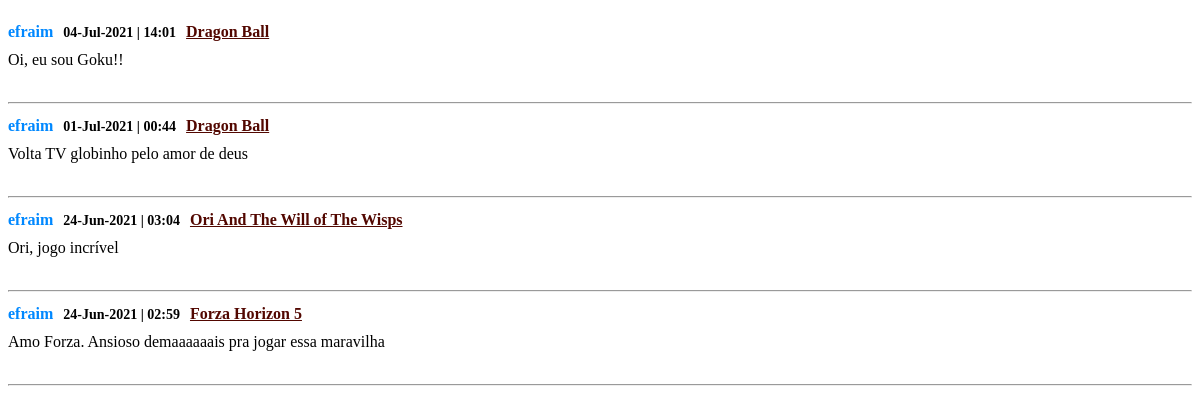
/Php/Perfil/comments.php (signed in), run on the app's committed database.
### tables this page shows
CREATE TABLE `comments` (
  `id` int(11) NOT NULL,
  `id_img` int(11) DEFAULT NULL,
  `id_news` int(11) DEFAULT NULL,
  `id_user` int(11) DEFAULT NULL,
  `content` varchar(255) NOT NULL,
  `dia` timestamp NOT NULL DEFAULT current_timestamp() ON UPDATE current_timestamp()
);

CREATE TABLE `users` (
  `id` int(11) NOT NULL,
  `user_name` varchar(20) NOT NULL,
  `type_user` varchar(10) NOT NULL DEFAULT 'comum',
  `email` varchar(50) DEFAULT NULL,
  `pwd` varchar(255) DEFAULT NULL
);

CREATE TABLE `news` (
  `id` int(11) NOT NULL,
  `title` varchar(100) DEFAULT NULL,
  `category` varchar(15) DEFAULT NULL,
  `content` text DEFAULT NULL,
  `id_adm` int(11) NOT NULL,
  `id_adm_upd` int(11) NOT NULL DEFAULT 0,
  `dia` timestamp NOT NULL DEFAULT current_timestamp(),
  `upd` timestamp NOT NULL DEFAULT current_timestamp() ON UPDATE current_timestamp()
);

### Rules/Connection/Connection.php (called while the page is built)
<?php
class Connection {
    private static $i;
    static function Con() {
        if(!isset(self::$i)) {
            try {
                self::$i = new PDO('mysql:dbname=a_news; host=localhost','root', 'root');
            } catch (Exception $e) {
                echo 'Erro : '.$e->getMessage();
                exit;
            }
        }
        return self::$i;
    }
}

### Rules/Comments/RuleComment.php (called while the page is built, shortened)
<?php
require_once 'Rules/Connection/Connection.php';
class RuleComment {
    function ReadAllCommentFromOneUser($id_user, $search) {
        $sql = "SELECT tu.user_name, n.title, tc.content, tc.dia, tc.id_news  FROM users as tu
                INNER JOIN comments as tc ON tu.id = tc.id_user AND tc.id_user = '$id_user' AND tc.content LIKE '%$search%'
                INNER JOIN news as n ON tc.id_news = n.id
                ORDER BY tc.dia DESC";
        $stmt = Connection::Con()->query($sql);
        if($stmt) {
            $res = $stmt->fetchAll(PDO::FETCH_ASSOC);
            return $res;
        }
        return [];
    }
}

### Php/Perfil/comments.php (the view, shortened to what this page needs)
<?php
    require_once 'Rules/Comments/RuleComment.php';
    $c = new RuleComment;
    if(isset($_SESSION['id']))  $id = $_SESSION['id'];
?>
<?php
    $comments = $c->ReadAllCommentFromOneUser($id, '');
?>
    <div id="body-comments">
    <?php
    if($comments) {
        foreach ($comments as $key => $value) {
        ?>
            <div class="comment-uni">
                <div class="data-user">
                    <div class="comment-name"><?php echo $value['user_name']?></div>
                    <div class="comment-hour">
                        <?php
                            $d = new DateTime($value['dia']);
                            echo $d->format('d-M-Y | H:i');
                        ?>
                    </div>
                    <div class="comment-news"><a href="newsOpen.php?id=<?php echo $value['id_news']?>"><?php echo $value['title']?></a></div>
                </div>
                <div class="comment-content"><?php echo $value['content']?></div>
            </div><hr>
        <?php
        }
    }else {
        echo "<h1>SEUS COMENTÁRIOS APARECERÃO AQUI</h1>";
    }
    ?>
    </div>

### Php/Perfil/comments.php (style rules this page uses)
#body-comments { padding: 10px 0; }
.comment-uni { padding: 5px 0 15px 0; }
.data-user { display: flex; align-items: baseline; flex-wrap: wrap; font-weight: 600; }
.data-user .comment-name { color: rgb(0,136,255); margin-right: 10px; }
.data-user .comment-hour { font-size: 14px; margin-right: 10px; }
.data-user .comment-news a { color: #520700; }
.comment-content { padding: 10px 0 10px 0px; }

### data on the page
comments: id_user.user_name "efraim", dia "04-Jul-2021 | 14:01", id_news.title "Dragon Ball", content "Oi, eu sou Goku!!"
comments: id_user.user_name "efraim", dia "01-Jul-2021 | 00:44", id_news.title "Dragon Ball", content "Volta TV globinho pelo amor de deus"
comments: id_user.user_name "efraim", dia "24-Jun-2021 | 03:04", id_news.title "Ori And The Will of The Wisps", content "Ori, jogo incrível"
comments: id_user.user_name "efraim", dia "24-Jun-2021 | 02:59", id_news.title "Forza Horizon 5", content "Amo Forza. Ansioso demaaaaaais pra jogar essa maravilha"
